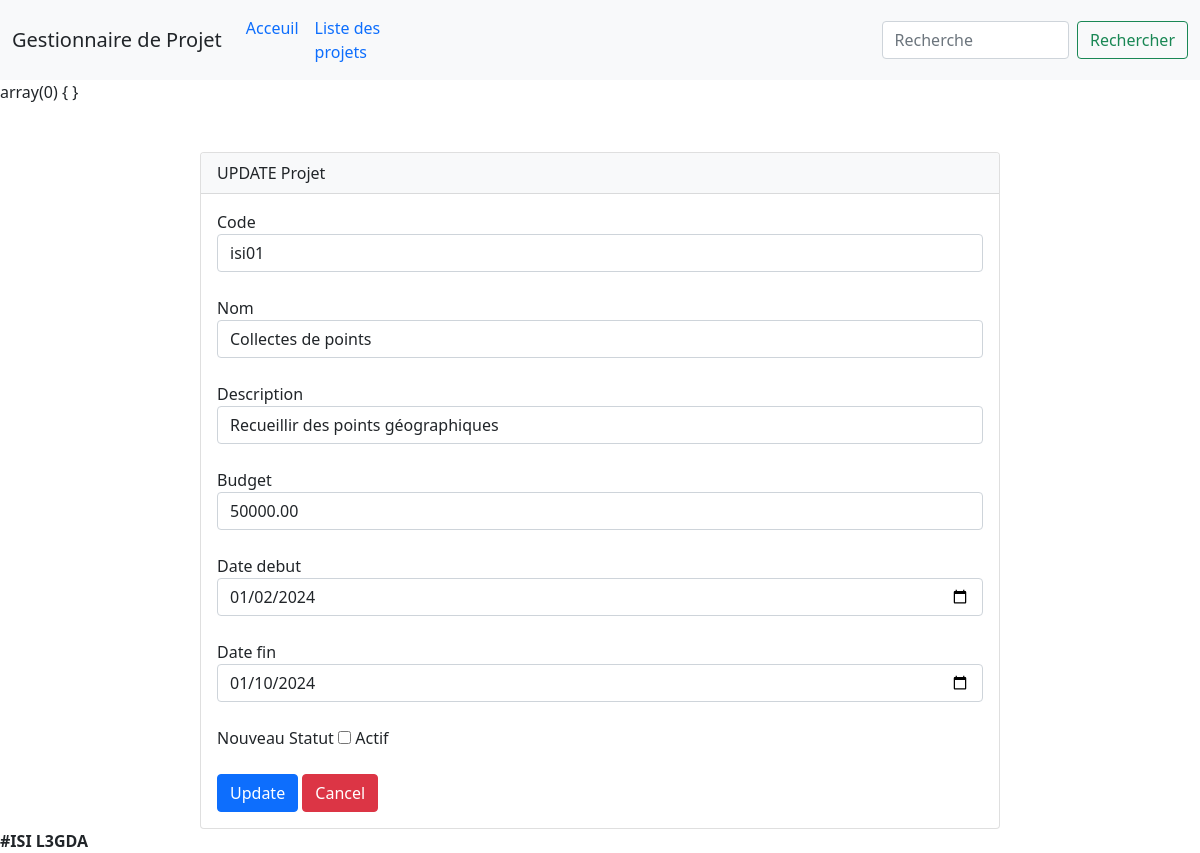
/?page=updateProjet&&id=8, run on the app's committed database.
### tables this page shows
CREATE TABLE `projet` (
  `id` int(11) NOT NULL,
  `code` varchar(50) NOT NULL,
  `nom` varchar(255) NOT NULL,
  `description` text NOT NULL,
  `budget` decimal(10,2) NOT NULL,
  `date_debut` date NOT NULL,
  `date_fin` date NOT NULL,
  `statut` tinyint(1) NOT NULL
);

### updateProjet.php (the view, shortened to what this page needs)
<?php
            var_dump($_POST);
?>
<div class="col-md-8 offset-2 mt-5">
    <div class="card">
        <div class="card-header bg-light" >
            UPDATE Projet
        </div>
        <div class="card-body">
            <form method="POST" action="#">
                <label for="">Code</label>
                <input type="text" class="form-control" required name="code" value="<?php echo $projet[1] ?>">
                <br>
                <label for="">Nom</label>
                <input type="text" class="form-control" required name="nom" value="<?php echo $projet[2] ?>">
                <br>
                <label for="">Description</label>
                <input type="text" class="form-control" required name="des" value="<?php echo $projet[3] ?>">
                <br>
                <label for="">Budget</label>
                <input type="number" class="form-control" required name="budget" value="<?php echo $projet[4] ?>">
                <br>
                <label for="">Date debut</label>
                <input type="date" class="form-control" required name="deb" value="<?php echo $projet[5] ?>">
                <br>
                <label for="">Date fin</label>
                <input type="date" class="form-control" required name="fin" value="<?php echo $projet[6] ?>">
                <br>
                <label for="">Nouveau Statut</label>
                <input type="checkbox" name="statut" value="1"> Actif<br>
                <br>
                <button type="submit" class="btn btn-primary" name="submit">Update</button>
                <button type="reset" class="btn btn-danger" name="reset">Cancel</button>
            </form>
        </div>
    </div>
</div>

### data on the page
projet: code "isi01", nom "Collectes de points", des "Recueillir des points géographiques", budget "50000.00", deb "01/02/2024", fin "01/10/2024"
